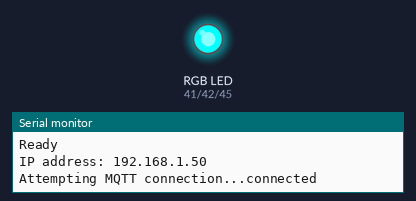
Bench run of a sketch on a simulated ESP32. Parts: an RGB LED mixed from three pins (HIGH = lit), the last lines printed to the serial monitor. WiFi joins after 1.5 s; servers stay silent unless stated; random numbers use the default seed unless the sketch sets one; no MQTT or app messages arrive unless stated.

Above: at 1.56 s.
At 16.8 s:
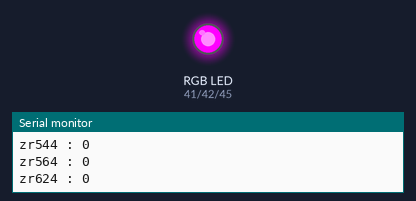
At 34.6 s:
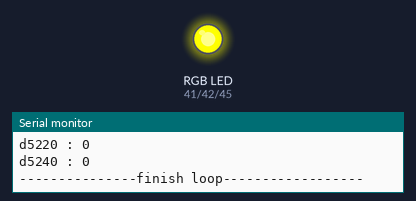
Timing chart, 0 to 42.4 s (numbered marks = the images above):
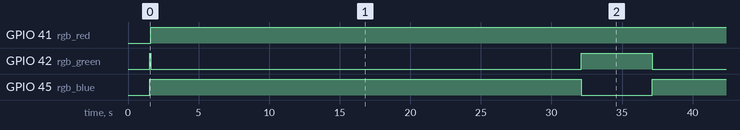

The sketch:

IRB02.ino
```cpp
#include <WiFi.h>
#include <ESPmDNS.h>
#include <WiFiUdp.h>
#include <ArduinoOTA.h>
#include <PubSubClient.h>
#include <ModbusMaster.h>

ModbusMaster node;

//#define led_connection 42
//#define led_run 41

#define rgb_red 41
#define rgb_green 42
#define rgb_blue 45

const char* ssid = "DX_Project";
const char* password = "natmms22";
//const char* ssid = "TP-Link_EF46";
//const char* password = "98148813";
const char* mqtt_server = "192.168.1.2";

IPAddress local_IP(192, 168, 1, 85); // Static IP address192.168.100.164
IPAddress gateway(192, 168, 1, 1);    // Gateway IP address
IPAddress subnet(255, 255, 255, 0);     // subnet

WiFiClient espClient;
PubSubClient client(espClient);

/*void led()
{
  digitalWrite(led_connection , HIGH);
  delay(100);
  digitalWrite(led_connection , LOW);
  delay(100);
}*/

int count_connection;

void setup_wifi()
{
  delay(10);
  // We start by connecting to a WiFi network
  Serial.println();
  Serial.print("Connecting to ");
  Serial.println(ssid);

  WiFi.config(local_IP, gateway, subnet);
  WiFi.mode(WIFI_STA);
  WiFi.begin(ssid, password);

  while (WiFi.status() != WL_CONNECTED)
  {
    count_connection++;
    delay(500);
    Serial.print(".");
    if(count_connection>20)
    {
      ESP.restart();
    }
  }

  randomSeed(micros());

  Serial.println("");
  Serial.println("WiFi connected");
  Serial.println("IP address: ");
  Serial.println(WiFi.localIP());
}

void callback(char* topic, byte* payload, unsigned int length)
{
  Serial.print("Message arrived [");
  Serial.print(topic);
  Serial.print("] ");
  for (int i = 0; i < length; i++) {
    Serial.print((char)payload[i]);
  }
  Serial.println();

  // Switch on the LED if an 1 was received as first character
  if ((char)payload[0] == '1') {
    //digitalWrite(BUILTIN_LED, LOW);   // Turn the LED on (Note that LOW is the voltage level
    // but actually the LED is on; this is because
    // it is active low on the ESP-01)
  } else {
    //digitalWrite(BUILTIN_LED, HIGH);  // Turn the LED off by making the voltage HIGH
  }

}

int timeout ;

void reconnect()
{
  // Loop until we're reconnected
  if (!client.connected())
  {
    led_red();
    Serial.print("Attempting MQTT connection...");
    // Create a random client ID
    String clientId = "ESP8266Client-";
    clientId += String(random(0xffff), HEX);
    // Attempt to connect
    if (client.connect(clientId.c_str())) {
      Serial.println("connected");
      // Once connected, publish an announcement...
      //client.publish("outTopic", "hello world");
      // ... and resubscribe
      client.subscribe("inTopic");
    } else {
      Serial.print("failed, rc=");
      Serial.print(client.state());
      Serial.println(" try again in 5 seconds");
      // Wait 5 seconds before retrying
      //delay(5000);
      timeout++;
      if(timeout >= 10)
      {
        ESP.restart();
      }
    }
  }
}

void setup()
{
  Serial.begin(9600);
  Serial1.begin(9600);
  node.begin(1,Serial1);
  pinMode(rgb_red, OUTPUT);
  pinMode(rgb_green, OUTPUT);
  pinMode(rgb_blue, OUTPUT);
  //pinMode ( led_connection , OUTPUT);
  //pinMode ( led_run, OUTPUT);
  Serial.println("Booting");
  setup_wifi();

  // Port defaults to 3232
  // ArduinoOTA.setPort(3232);

  // Hostname defaults to esp3232-[MAC]
  ArduinoOTA.setHostname("IRB02");

  // No authentication by default
  ArduinoOTA.setPassword("1234");

  // Password can be set with it's md5 value as well
  // MD5(admin) = 21232f297a57a5a743894a0e4a801fc3
  // ArduinoOTA.setPasswordHash("21232f297a57a5a743894a0e4a801fc3");

  ArduinoOTA
    .onStart([]() {
      String type;
      if (ArduinoOTA.getCommand() == U_FLASH)
        type = "sketch";
      else // U_SPIFFS
        type = "filesystem";

      // NOTE: if updating SPIFFS this would be the place to unmount SPIFFS using SPIFFS.end()
      Serial.println("Start updating " + type);
    })
    .onEnd([]() {
      Serial.println("\nEnd");
    })
    .onProgress([](unsigned int progress, unsigned int total) {
      Serial.printf("Progress: %u%%\r", (progress / (total / 100)));
    })
    .onError([](ota_error_t error) {
      Serial.printf("Error[%u]: ", error);
      if (error == OTA_AUTH_ERROR) Serial.println("Auth Failed");
      else if (error == OTA_BEGIN_ERROR) Serial.println("Begin Failed");
      else if (error == OTA_CONNECT_ERROR) Serial.println("Connect Failed");
      else if (error == OTA_RECEIVE_ERROR) Serial.println("Receive Failed");
      else if (error == OTA_END_ERROR) Serial.println("End Failed");
    });

  ArduinoOTA.begin();

  Serial.println("Ready");
  Serial.print("IP address: ");
  Serial.println(WiFi.localIP());
  client.setServer(mqtt_server, 1883);
  client.setCallback(callback);
}

String rssi,zr1410,zr1414,zr1416,zr524,zr544,zr564,zr624,zr644,zr664,zr724,zr744,zr764,d5200,d5220,d5240;
char d_rssi[16],d0[16],d1[16],d2[16],d3[16],d4[16],d5[16],d6[16],d7[16],d8[16],d9[16],d10[16],d11[16],d12[16],d13[16],d14[16];


void loop()
{
  rssi = WiFi.RSSI();
  //Serial.print(WiFi.RSSI());
  ArduinoOTA.handle();
  if (!client.connected())
  {
    reconnect();
  }
  client.loop();
  led_green();
  //digitalWrite(led_connection, HIGH);
  Serial.println("\n---------------starting loop----------------");

  node.readHoldingRegisters(0, 1);
  Serial.print("zr1410 : ");
  Serial.println(node.getResponseBuffer(0));
  zr1410 = node.getResponseBuffer(0);
  node.clearResponseBuffer();

  node.readHoldingRegisters(1, 1);
  Serial.print("zr1414 : ");
  Serial.println(node.getResponseBuffer(0));
  zr1414 = node.getResponseBuffer(0);
  node.clearResponseBuffer();

  node.readHoldingRegisters(2, 1);
  Serial.print("zr1416 : ");
  Serial.println(node.getResponseBuffer(0));
  zr1416 = node.getResponseBuffer(0);
  node.clearResponseBuffer();


  node.readHoldingRegisters(3, 1);
  Serial.print("zr524 : ");
  Serial.println(node.getResponseBuffer(0));
  zr524 = node.getResponseBuffer(0);
  node.clearResponseBuffer();

  node.readHoldingRegisters(4, 1);
  Serial.print("zr544 : ");
  Serial.println(node.getResponseBuffer(0));
  zr544 = node.getResponseBuffer(0);
  node.clearResponseBuffer();

  node.readHoldingRegisters(5, 1);
  Serial.print("zr564 : ");
  Serial.println(node.getResponseBuffer(0));
  zr564 = node.getResponseBuffer(0);
  node.clearResponseBuffer();

  node.readHoldingRegisters(6, 1);
  Serial.print("zr624 : ");
  Serial.println(node.getResponseBuffer(0));
  zr624 = node.getResponseBuffer(0);
  node.clearResponseBuffer();

  node.readHoldingRegisters(7, 1);
  Serial.print("zr644 : ");
  Serial.println(node.getResponseBuffer(0));
  zr644 = node.getResponseBuffer(0);
  node.clearResponseBuffer();

  node.readHoldingRegisters(8, 1);
  Serial.print("zr664 : ");
  Serial.println(node.getResponseBuffer(0));
  zr664 = node.getResponseBuffer(0);
  node.clearResponseBuffer();

  node.readHoldingRegisters(9, 1);
  Serial.print("zr724 : ");
  Serial.println(node.getResponseBuffer(0));
  zr724 = node.getResponseBuffer(0);
  node.clearResponseBuffer();

  node.readHoldingRegisters(10, 1);
  Serial.print("zr744 : ");
  Serial.println(node.getResponseBuffer(0));
  zr744 = node.getResponseBuffer(0);
  node.clearResponseBuffer();

  node.readHoldingRegisters(11, 1);
  Serial.print("zr764 : ");
  Serial.println(node.getResponseBuffer(0));
  zr764 = node.getResponseBuffer(0);
  node.clearResponseBuffer();

  node.readHoldingRegisters(12, 1);
  Serial.print("d5200 : ");
  Serial.println(node.getResponseBuffer(0));
  d5200 = node.getResponseBuffer(0);
  node.clearResponseBuffer();

  node.readHoldingRegisters(13, 1);
  Serial.print("d5220 : ");
  Serial.println(node.getResponseBuffer(0));
  d5220 = node.getResponseBuffer(0);
  node.clearResponseBuffer();

  node.readHoldingRegisters(14, 1);
  Serial.print("d5240 : ");
  Serial.println(node.getResponseBuffer(0));
  d5240 = node.getResponseBuffer(0);
  node.clearResponseBuffer();

  delay(500);
  led_blue();

  rssi.toCharArray(d_rssi, 16);client.publish("IRB02/rssi", d_rssi);
  zr1410.toCharArray(d0, 16);client.publish("IRB02/ZR1410", d0);
  zr1414.toCharArray(d1, 16);client.publish("IRB02/ZR1414", d1);
  zr1416.toCharArray(d2, 16);client.publish("IRB02/ZR1416", d2);
  zr524.toCharArray(d3, 16);client.publish("IRB02/ZR524", d3);
  zr544.toCharArray(d4, 16);client.publish("IRB02/ZR544", d4);
  zr564.toCharArray(d5, 16);client.publish("IRB02/ZR564", d5);
  zr624.toCharArray(d6, 16);client.publish("IRB02/ZR624", d6);
  zr644.toCharArray(d7, 16);client.publish("IRB02/ZR644", d7);
  zr664.toCharArray(d8, 16);client.publish("IRB02/ZR664", d8);
  zr724.toCharArray(d9, 16);client.publish("IRB02/ZR724", d9);
  zr744.toCharArray(d10, 16);client.publish("IRB02/ZR744", d10);
  zr764.toCharArray(d11, 16);client.publish("IRB02/ZR764", d11);
  d5200.toCharArray(d12, 16);client.publish("IRB02/D5200", d12);
  d5220.toCharArray(d13, 16);client.publish("IRB02/D5220", d13);
  d5240.toCharArray(d14, 16);client.publish("IRB02/D5240", d14);

  Serial.println("\n---------------finish loop------------------\n\n");
  delay(5000);
}

void led_red()
{
  digitalWrite(rgb_red, LOW); digitalWrite(rgb_green, HIGH); digitalWrite(rgb_blue, HIGH);
}

void led_green()
{
  digitalWrite(rgb_red, HIGH); digitalWrite(rgb_green, LOW); digitalWrite(rgb_blue, HIGH);
}

void led_blue()
{
  digitalWrite(rgb_red, HIGH); digitalWrite(rgb_green, HIGH); digitalWrite(rgb_blue, LOW);
}

void rgb_off()
{
  digitalWrite(rgb_red, HIGH); digitalWrite(rgb_green, HIGH); digitalWrite(rgb_blue, HIGH);
}
```

Measured:
- by itself, GPIO 41 (rgb_red): LOW → HIGH at 1.6 s
- by itself, GPIO 42 (rgb_green): repeats every 35.5 s: LOW 30.5 s, HIGH 5.0 s
- by itself, GPIO 45 (rgb_blue): alternates HIGH for 30.5 s and LOW for 5.0 s
